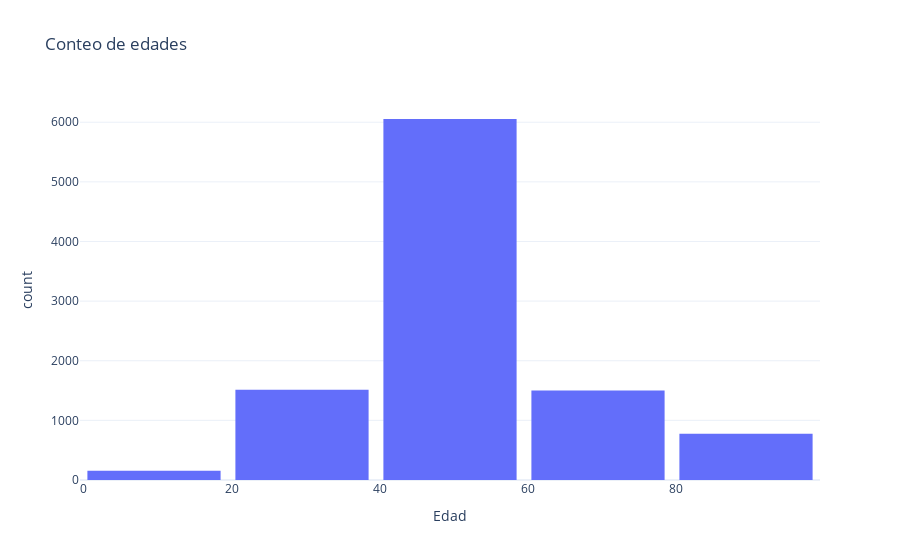

Here is the notebook cell this chart was saved with:
### Code cell
#Graficar histograma en plotly
fig2=px.histogram(df,x="Edad",nbins=5,title="Conteo de edades")
fig2.update_layout(bargap=0.1,template="plotly_white")
fig2.show()

### Figure 1 — Plotly figure (JSON) as saved in the notebook; plotly's stock layout.template omitted (floating-point values rounded to 4 significant figures; data arrays with more than 128 entries replaced by an {"elided": "..."} marker saying what was removed)
{"data": [{"alignmentgroup": "True", "bingroup": "x", "hovertemplate": "Edad=%{x}<br>count=%{y}<extra></extra>", "legendgroup": "", "marker": {"color": "#636efa", "pattern": {"shape": ""}}, "name": "", "nbinsx": 5, "offsetgroup": "", "orientation": "v", "showlegend": false, "type": "histogram", "x": {"elided": "10000 int values"}, "xaxis": "x", "yaxis": "y"}], "layout": {"bargap": 0.1, "barmode": "relative", "legend": {"tracegroupgap": 0}, "title": {"text": "Conteo de edades"}, "xaxis": {"anchor": "y", "domain": [0, 1], "title": {"text": "Edad"}}, "yaxis": {"anchor": "x", "domain": [0, 1], "title": {"text": "count"}}}}
